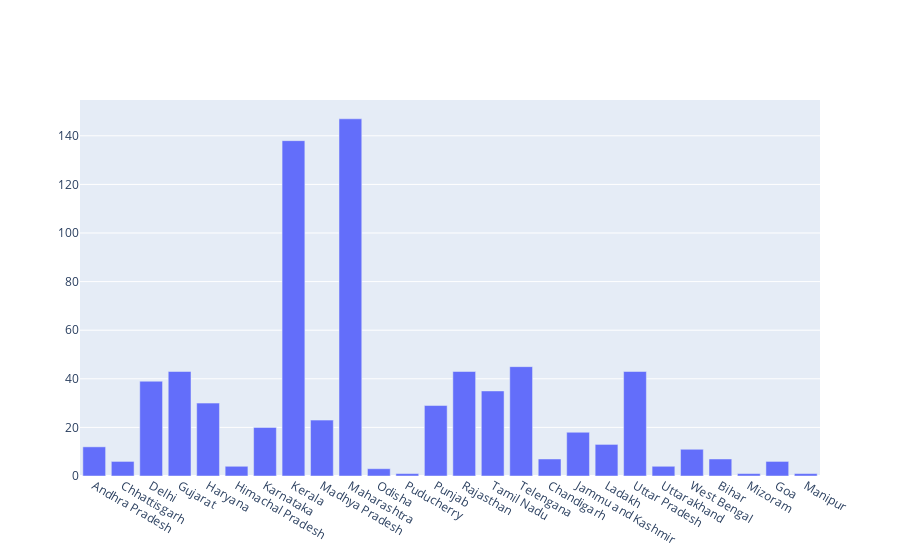

The cell this chart's notebook holds for it:
### Code cell
#plotly
fig=go.Figure()
fig.add_trace(go.Bar(x=df['Name of State / UT'],y=df['TOTAL CASES']))

### Figure 1 — Plotly figure (JSON) as saved in the notebook; plotly's stock layout.template omitted (floating-point values rounded to 4 significant figures)
{"data": [{"type": "bar", "x": ["Andhra Pradesh", "Chhattisgarh", "Delhi", "Gujarat", "Haryana", "Himachal Pradesh", "Karnataka", "Kerala", "Madhya Pradesh", "Maharashtra", "Odisha", "Puducherry", "Punjab", "Rajasthan", "Tamil Nadu", "Telengana", "Chandigarh", "Jammu and Kashmir", "Ladakh", "Uttar Pradesh", "Uttarakhand", "West Bengal", "Bihar", "Mizoram", "Goa", "Manipur"], "y": [12, 6, 39, 43, 30, 4, 20, 138, 23, 147, 3, 1, 29, 43, 35, 45, 7, 18, 13, 43, 4, 11, 7, 1, 6, 1]}], "layout": {}}
